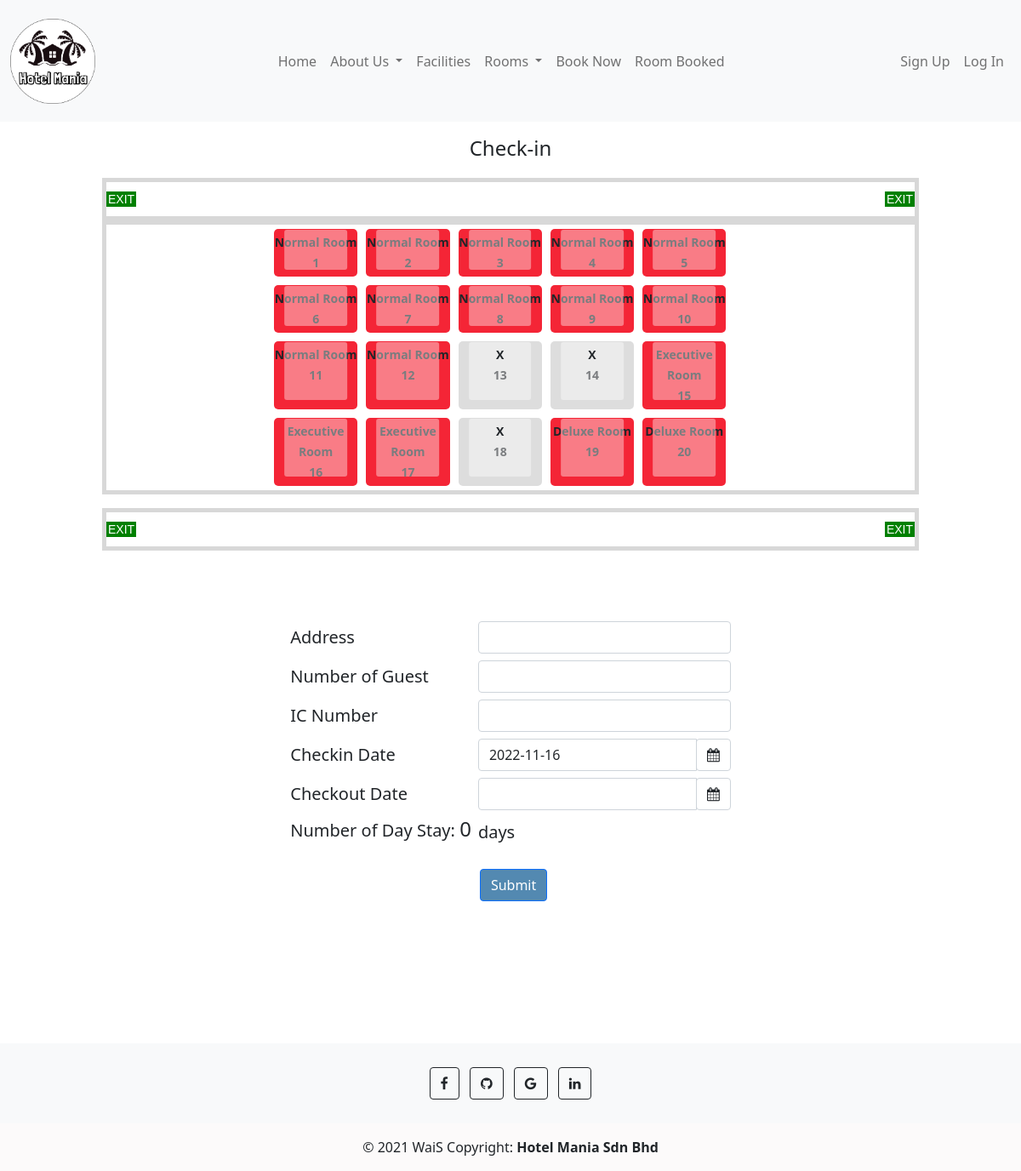
The page /check-in.php on the database as committed earlier.
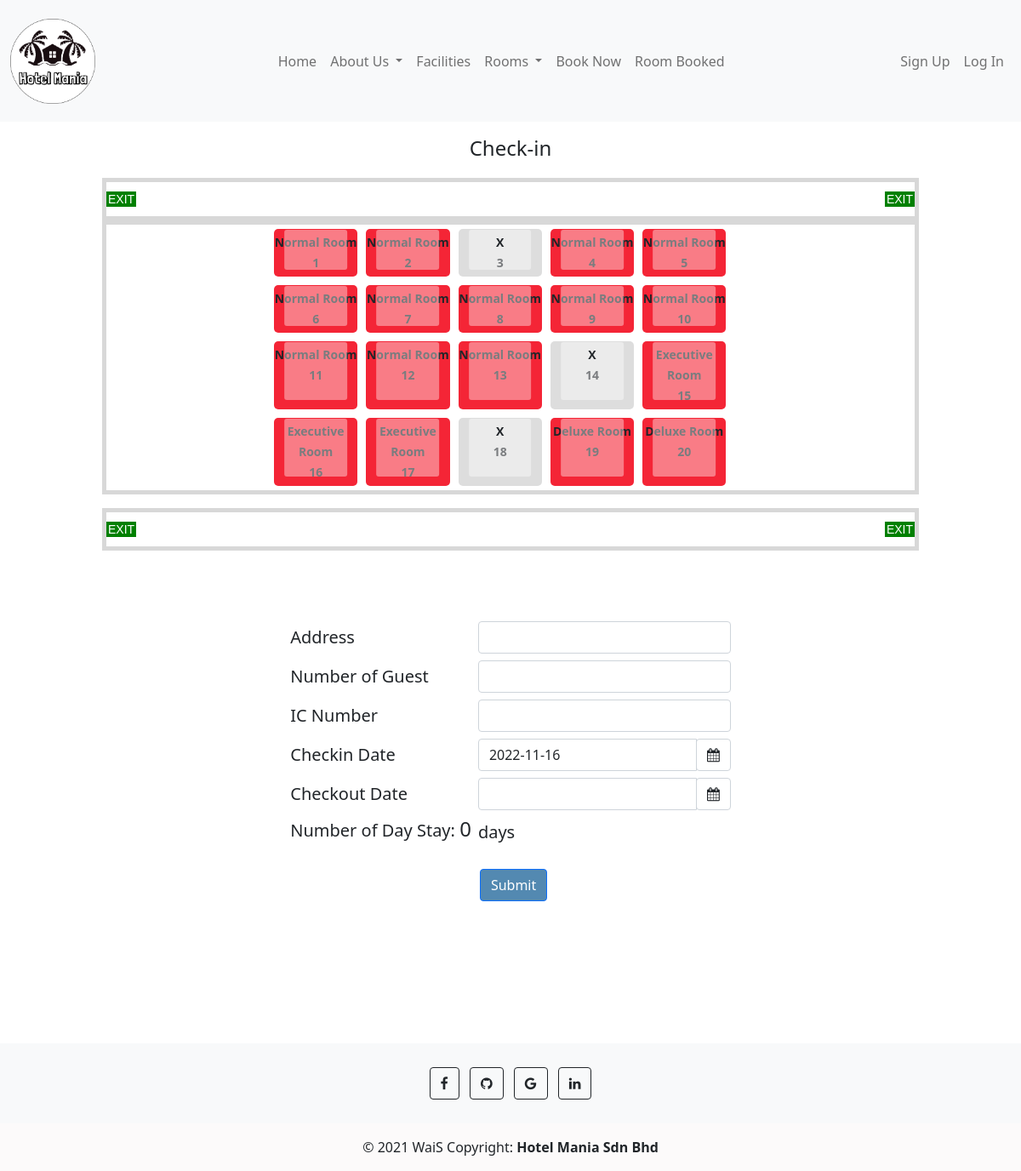
The same page on the database as committed later.
### tables this page shows
CREATE TABLE `roomdb` (
  `roomId` int(11) NOT NULL,
  `roomNumber` int(11) NOT NULL,
  `roomFloor` int(11) NOT NULL,
  `roomAvailability` enum('available','unavailable') NOT NULL,
  `customerId` int(11) DEFAULT NULL,
  `roomType` enum('Normal','Executive','Deluxe') NOT NULL,
  `checkInDate` date DEFAULT NULL,
  `checkOutDate` date DEFAULT NULL,
  `numofGuest` int(11) DEFAULT NULL
);

### backend/config.php (called while the page is built)
<?php
require_once "product_db.php";
$product_db = new product_db();
?>

### backend/product_db.php (called while the page is built, shortened)
<?php
require_once "DBController.php";
class product_db extends DBController{
    public function getRoom($query)
	{
        $query = "SELECT * FROM roomdb";
        $productResult = $this->getDBResult($query);
        return $productResult;
	}
}
?>

### backend/DBController.php (called while the page is built, shortened)
<?php
class DBController
{
    private $host = "localhost";
    private $user = "root";
    private $password = "";
    private $database = "hotel_mania";
    private static $conn;
    function __construct()
    {
        $this->conn = mysqli_connect($this->host, $this->user, $this->password, $this->database);
    }
    function getDBResult($query, $params = array())
    {
        $sql_statement = $this->conn->prepare($query);
        $sql_statement->execute();
        $result = $sql_statement->get_result();
        if ($result->num_rows > 0) {
            while ($row = $result->fetch_assoc()) {
                $resultset[] = $row;
            }
        }
        if (! empty($resultset)) {
            return $resultset;
        }
    }
}

### check-in.php (the view, shortened to what the changed rows need)
<?php require_once "backend/config.php"; ?>
<!DOCTYPE html>
<html lang="en">
<head>
    <link rel="stylesheet" href="css/checkin.css">
    <link href="https://cdn.jsdelivr.net/npm/bootstrap@5.1.1/dist/css/bootstrap.min.css" rel="stylesheet">
    <link rel="stylesheet" href="https://cdn.jsdelivr.net/npm/bootstrap-icons@1.6.0/font/bootstrap-icons.css">
    <link rel="stylesheet" href="https://cdnjs.cloudflare.com/ajax/libs/bootstrap-datepicker/1.9.0/css/bootstrap-datepicker.min.css">
    <link rel="stylesheet" href="https://cdnjs.cloudflare.com/ajax/libs/font-awesome/4.7.0/css/font-awesome.min.css">
</head>
<?php include 'include_php/header.php';?>
<body>
<form method="post">
<div class="level">
  <ol class="hall">
    <li class="row row--1">
      <ol class="rooms" type="A">
            <?php
            $query = "SELECT * FROM roomdb";
            $product_array = $product_db->getRoom($query);
            if (!empty($product_array)) {
                foreach ($product_array as $key => $value) {
                    if ($product_array[$key]["roomId"] <= 5) {
                        if($product_array[$key]["roomAvailability"] == "available"){
                            ?>
                                <li class="room">
                                    <label for="<?php echo $product_array[$key]["roomId"]; ?>"><?php echo $product_array[$key]["roomType"]; ?> Room<br><?php echo $product_array[$key]["roomNumber"]; ?></label>
                                </li>
                            <?php
                                }else{
                            ?>
                                <li class="room">
                                    <label for="<?php echo $product_array[$key]["roomId"]; ?>"><?php echo $product_array[$key]["roomType"]; ?> Room<br><?php echo $product_array[$key]["roomNumber"]; ?></label>
                                </li>
                            <?php
                                }
                            }
                            }
                        }
                            ?>
      </ol>
    </li>
            <?php
            $query = "SELECT * FROM roomdb";
            $product_array = $product_db->getRoom($query);
                            ?>
    <li class="row row--3">
      <ol class="rooms" type="C">
            <?php
            $query = "SELECT * FROM roomdb";
            $product_array = $product_db->getRoom($query);
            if (!empty($product_array)) {
                foreach ($product_array as $key => $value) {
                    if ($product_array[$key]["roomId"] >= 11 &&  $product_array[$key]["roomId"] <= 15 ) {
                        if($product_array[$key]["roomAvailability"] == "available"){
            ?>
                <li class="room">
                    <label for="<?php echo $product_array[$key]["roomId"]; ?>"><?php echo $product_array[$key]["roomType"]; ?> Room<br><?php echo $product_array[$key]["roomNumber"]; ?></label>
                </li>
            <?php
                }else{
            ?>
                <li class="room">
                    <label for="<?php echo $product_array[$key]["roomId"]; ?>"><?php echo $product_array[$key]["roomType"]; ?> Room<br><?php echo $product_array[$key]["roomNumber"]; ?></label>
                </li>
            <?php
                }
            }
            }
        }
            ?>
      </ol>
    </li>
    </ol>
    </div>
<br>
</form>
<?php include 'include_php/footer.php';?>
</body>
</html>

Rows that differ between the two databases and show on the page:
changed roomdb (number 3 of 20 on the later page): roomAvailability "available" → "unavailable" (drawn); roomType "Normal" → (not shown)
changed roomdb (number 13 of 20 on the later page): roomAvailability "unavailable" → "available" (drawn); roomType (not shown) → "Normal"
